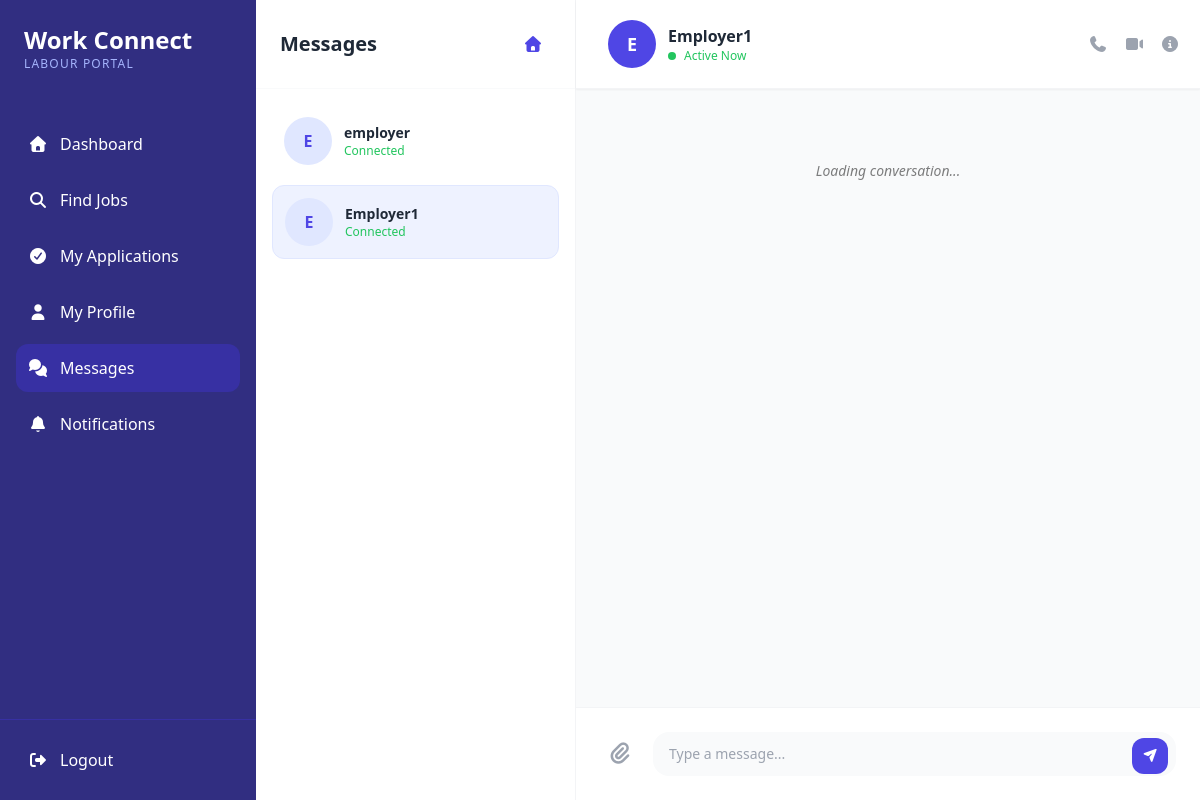
The app's page /employee/chat.php?employer_id=3 (signed in) with its own data.
### tables this page shows
CREATE TABLE `users` (
  `id` int(11) NOT NULL,
  `username` varchar(100) NOT NULL,
  `email` varchar(150) NOT NULL,
  `password` varchar(255) NOT NULL,
  `role_id` int(11) NOT NULL,
  `created_at` timestamp NOT NULL DEFAULT current_timestamp()
);

### employee/chat.php (the view, shortened to what this page needs)
<?php
require_once '../includes/db_connect.php';
$employer_id = $_GET['employer_id'] ?? null;
$employer_name = "Employer";
if ($employer_id) {
    $stmt = $pdo->prepare("SELECT username FROM users WHERE id = ? AND role_id = (SELECT id FROM roles WHERE role_name = 'employer')");
    $stmt->execute([$employer_id]);
    $employer = $stmt->fetch();
    if ($employer) {
        $employer_name = $employer['username'];
    } else {
        header("Location: dashboard.php");
        exit;
    }
}
$stmt = $pdo->prepare("SELECT DISTINCT users.id, users.username FROM users
    JOIN roles ON users.role_id = roles.id
    JOIN messages ON (users.id = messages.sender_id OR users.id = messages.receiver_id)
    WHERE (messages.sender_id = ? OR messages.receiver_id = ?) AND users.id != ? AND roles.role_name = 'employer'");
$stmt->execute([$_SESSION['user_id'], $_SESSION['user_id'], $_SESSION['user_id']]);
$chat_list = $stmt->fetchAll();
?>
<!DOCTYPE html>
<html lang="en">
<head>
    <script src="https://cdn.tailwindcss.com"></script>
    <link rel="stylesheet" href="https://cdnjs.cloudflare.com/ajax/libs/font-awesome/7.0.1/css/all.min.css">
</head>
<body class="bg-gray-50 font-sans">
<div class="flex h-screen overflow-hidden">
    <?php include '../includes/employee_sidebar.php'; ?>
    <div class="w-80 bg-white border-r border-gray-100 flex-col hidden md:flex">
        <div class="p-6 border-b border-gray-50 flex items-center justify-between">
            <h2 class="text-xl font-bold text-gray-800">Messages</h2>
            <a href="dashboard.php" class="text-indigo-600 hover:bg-indigo-50 p-2 rounded-lg transition-colors">
                <i class="fas fa-home"></i>
            </a>
        </div>
        <div class="flex-1 overflow-y-auto p-4 space-y-2">
            <?php foreach ($chat_list as $chat): ?>
                <a href="chat.php?employer_id=<?php echo $chat['id']; ?>"
                   class="flex items-center space-x-3 p-3 rounded-xl <?php echo $employer_id == $chat['id'] ? 'bg-indigo-50 border border-indigo-100' : 'hover:bg-gray-50'; ?> transition-all">
                    <div class="w-12 h-12 bg-indigo-100 rounded-full flex items-center justify-center text-indigo-600 font-bold">
                        <?php echo strtoupper(substr($chat['username'], 0, 1)); ?>
                    </div>
                    <div>
                        <p class="font-bold text-gray-800 text-sm"><?php echo htmlspecialchars($chat['username']); ?></p>
                        <p class="text-xs text-green-500">Connected</p>
                    </div>
                </a>
            <?php endforeach; ?>
        </div>
    </div>
    <div class="flex-1 flex flex-col bg-gray-50">
        <header class="bg-white border-b border-gray-100 p-4 md:p-5 flex items-center justify-between shadow-sm">
            <div class="flex items-center space-x-3">
                <div class="w-10 h-10 md:w-12 md:h-12 bg-indigo-600 rounded-full flex items-center justify-center text-white font-bold text-lg">
                    <?php echo strtoupper(substr($employer_name, 0, 1)); ?>
                </div>
                <div>
                    <h3 class="font-bold text-gray-800 text-sm md:text-base"><?php echo htmlspecialchars($employer_name); ?></h3>
                    <p class="text-xs text-green-500 flex items-center">
                        <span class="w-2 h-2 bg-green-500 rounded-full mr-2"></span> Active Now
                    </p>
                </div>
            </div>
            <div class="flex items-center space-x-4">
                <button class="text-gray-400 hover:text-indigo-600"><i class="fas fa-phone"></i></button>
                <button class="text-gray-400 hover:text-indigo-600"><i class="fas fa-video"></i></button>
                <button class="text-gray-400 hover:text-indigo-600"><i class="fas fa-info-circle"></i></button>
            </div>
        </header>
        <div id="messages" class="flex-1 overflow-y-auto p-4 md:p-8 space-y-4 messages-container">
            <div class="text-center py-10 opacity-50 italic text-sm">Loading conversation...</div>
        </div>
        <div class="p-4 md:p-6 bg-white border-t border-gray-100">
            <form id="chatForm" class="flex items-center space-x-3 max-w-5xl mx-auto">
                <button type="button" class="text-gray-400 hover:text-indigo-600 p-2"><i class="fas fa-paperclip text-xl"></i></button>
                <div class="flex-1 relative">
                    <input type="text" id="messageInput" placeholder="Type a message..."
                           class="w-full pl-4 pr-12 py-3 bg-gray-50 border-none rounded-2xl focus:ring-2 focus:ring-indigo-500 outline-none text-sm">
                    <button type="submit" class="absolute right-2 top-1.5 bg-indigo-600 text-white w-9 h-9 rounded-xl hover:bg-indigo-700 transition-all flex items-center justify-center">
                        <i class="fas fa-paper-plane text-xs"></i>
                    </button>
                </div>
            </form>
        </div>
    </div>
</div>
</body>
</html>

### employee/chat.php (style rules this page uses)
body { font-family: 'Outfit', sans-serif; }

### records on screen
users: username "E", username "employer"
users: username "E", username "Employer1"
